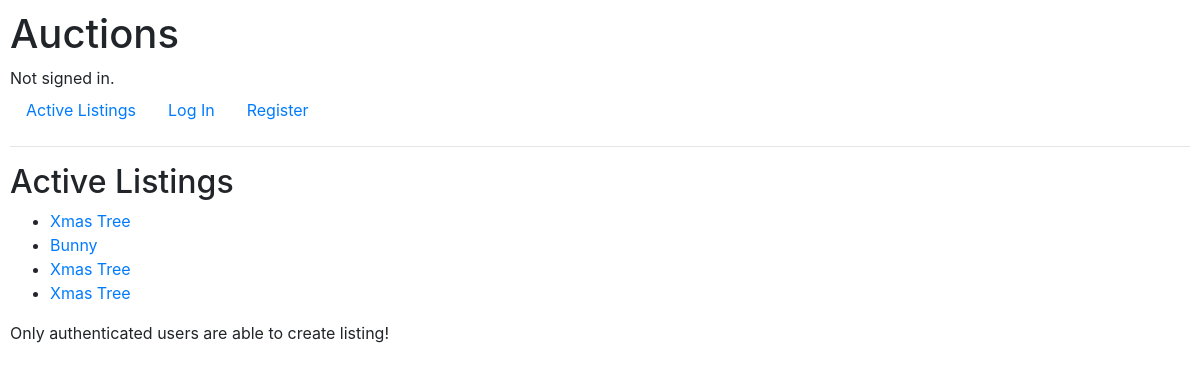
The page / on the database its author committed.
### auctions/models.py (models this page shows, shortened)
class Listings(models.Model):
    creator = models.ForeignKey(User, on_delete=models.CASCADE, null=True)
    title = models.CharField(max_length=64, default='')
    description = models.CharField(max_length=300, default='')
    price = models.IntegerField(default='')
    link = models.CharField(max_length=128, default='')
    image = models.ImageField(upload_to='images/', default='', null=True, blank=True)
    is_open = models.BooleanField(default=False)
    category = models.CharField(
        max_length=5,
        choices=CATEGORIES,
        default='Art',
    )

### auctions/views.py (the view)
# urls.py: path("", views.index, name="index"),
def index(request):
    try:
        listings = Listings.objects.all()
    except Listings.DoesNotExists:
        raise Http404("Listing not found")
    return render(request, "auctions/index.html", {
        'listings': listings
    })

### auctions/templates/auctions/index.html
{% extends "auctions/layout.html" %}
{% block body %}
    <h2>Active Listings</h2>
<div>
    <ul>
    {% for listing in listings %}
       <li><a href="{% url 'listing' listing_id=listing.id %}">{{ listing.title }}</a></li>
    {% endfor %}
    </ul>
</div>
{% if user.is_authenticated %}
    <a href="{% url 'create' %}">Create Listing</a>
{% else %}
    Only authenticated users are able to create listing!
{% endif %}
{% endblock %}

### auctions/static/auctions/styles.css (style rules this page uses)
body { padding: 10px; }

### rows shown on the page
Listings: title "Xmas Tree"
Listings: title "Bunny"
Listings: title "Xmas Tree"
Listings: title "Xmas Tree"
